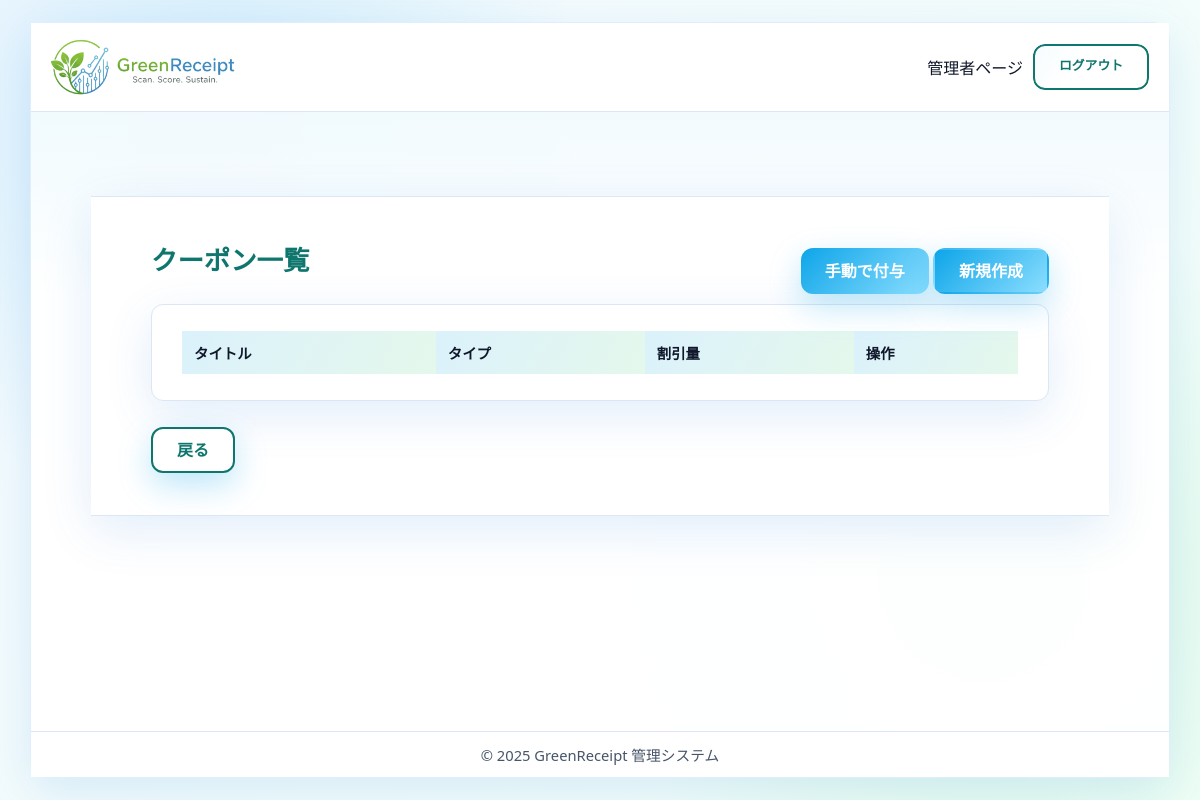
Page /staff/coupons/ (signed in) on the earlier database version.
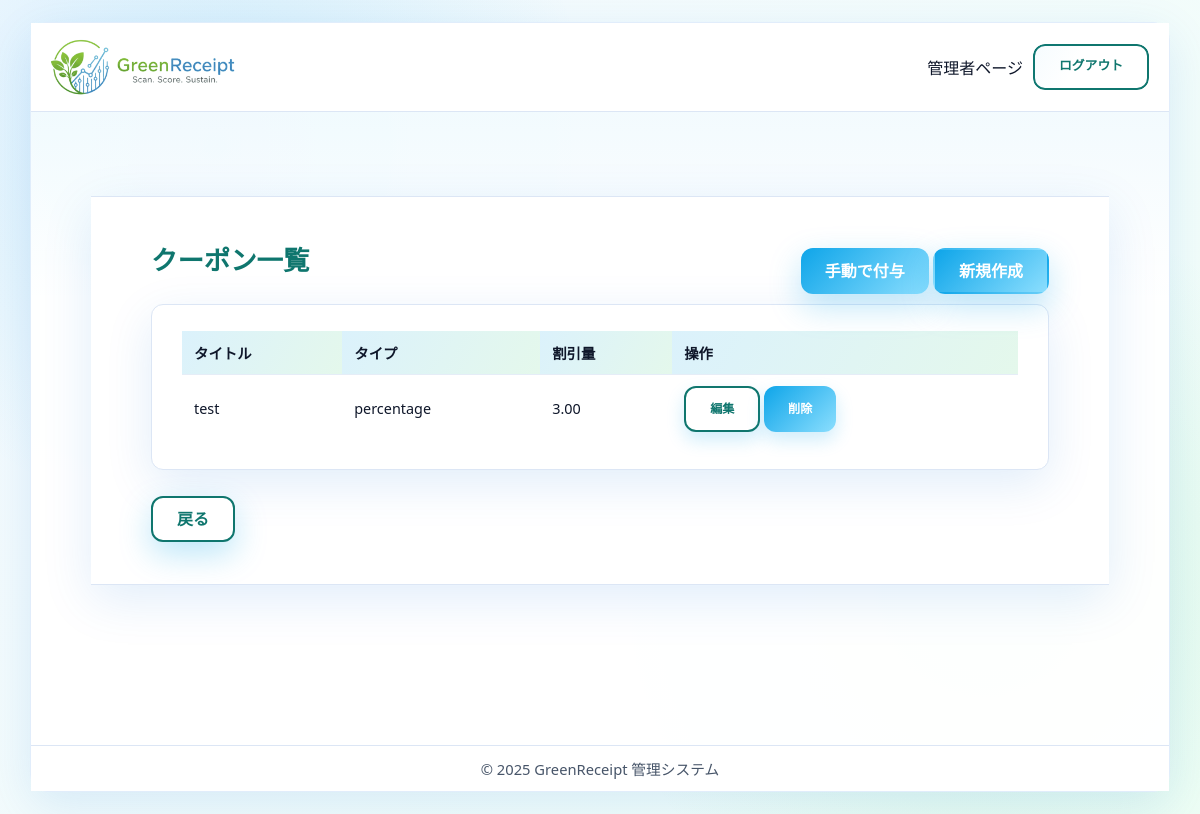
Same page on the later database version.
### core/models.py (models this page shows, shortened)
class Coupon(models.Model):
    TYPE_CHOICES = [
        ('percentage', '割引率'),
        ('absolute', '固定額'),
    ]
    title = models.CharField(max_length=64, verbose_name='タイトル')
    description = models.CharField(max_length=64, verbose_name='詳細')
    requirement = models.CharField(max_length=255, blank=True, verbose_name='利用条件')
    type = models.CharField(max_length=64, verbose_name='タイプ', choices=TYPE_CHOICES)
    discount_value = models.DecimalField(
        max_digits=12, decimal_places=2, verbose_name='割引量')
    available_stores = models.ManyToManyField(
        Store, verbose_name='利用可能店舗', blank=True)
    class Meta:
        verbose_name = 'クーポン'
        verbose_name_plural = 'クーポン'

### core/views.py (the view)
# urls.py: path("staff/coupons/", views.coupon_list_admin, name="coupon_list_admin"),
@staff_member_required
def coupon_list_admin(request):
    coupons = Coupon.objects.all()
    return render(request, 'admin/coupon_list_admin.html', {'coupons': coupons})

### core/templates/admin/coupon_list_admin.html (shortened to what this page needs)
{% extends 'admin/admin_base.html' %}
{% block content %}
  <main class="dashboard-main">
    <div class="dashboard-container">
      <div class="d-flex justify-content-between align-items-center mb-3">
        <h1>クーポン一覧</h1>
        <div>
          <a href="{% url 'core:grant_coupon_admin' %}" class="btn btn-success">手動で付与</a>
          <a href="{% url 'core:coupon_create' %}" class="btn btn-primary">新規作成</a>
        </div>
      </div>
      <div class="card">
        <div class="card-body">
          <table class="table">
            <thead>
              <tr>
                <th>タイトル</th>
                <th>タイプ</th>
                <th>割引量</th>
                <th>操作</th>
              </tr>
            </thead>
            <tbody>
              {% for coupon in coupons %}
              <tr>
                <td>{{ coupon.title }}</td>
                <td>{{ coupon.type }}</td>
                <td>{{ coupon.discount_value }}</td>
                <td>
                  <a href="{% url 'core:coupon_update' coupon.id %}" class="btn btn-secondary btn-sm">編集</a>
                  <a href="{% url 'core:coupon_delete' coupon.id %}" class="btn btn-danger btn-sm" onclick="return confirm('クーポン「{{ coupon.title }}」を本当に削除してもよろしいですか？');">削除</a>
                </td>
              </tr>
              {% endfor %}
            </tbody>
          </table>
        </div>
      </div>
      <a href="{% url 'core:staff_index' %}" class="btn btn-secondary mt-3">戻る</a>
    </div>
  </main>
{% endblock %}

Differences in the rows shown:
added Coupon: title "test", type "percentage", discount_value "3.00"
